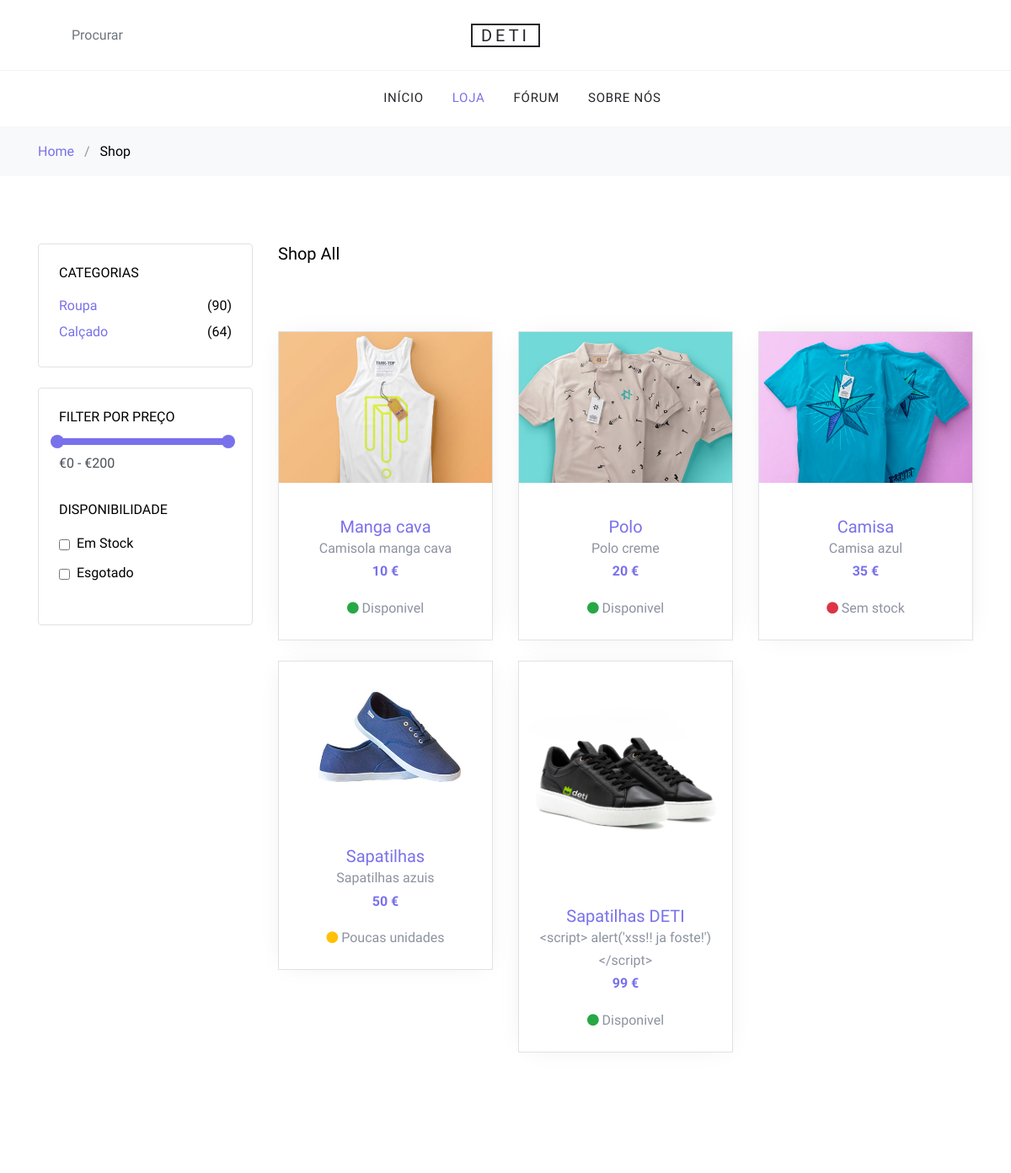
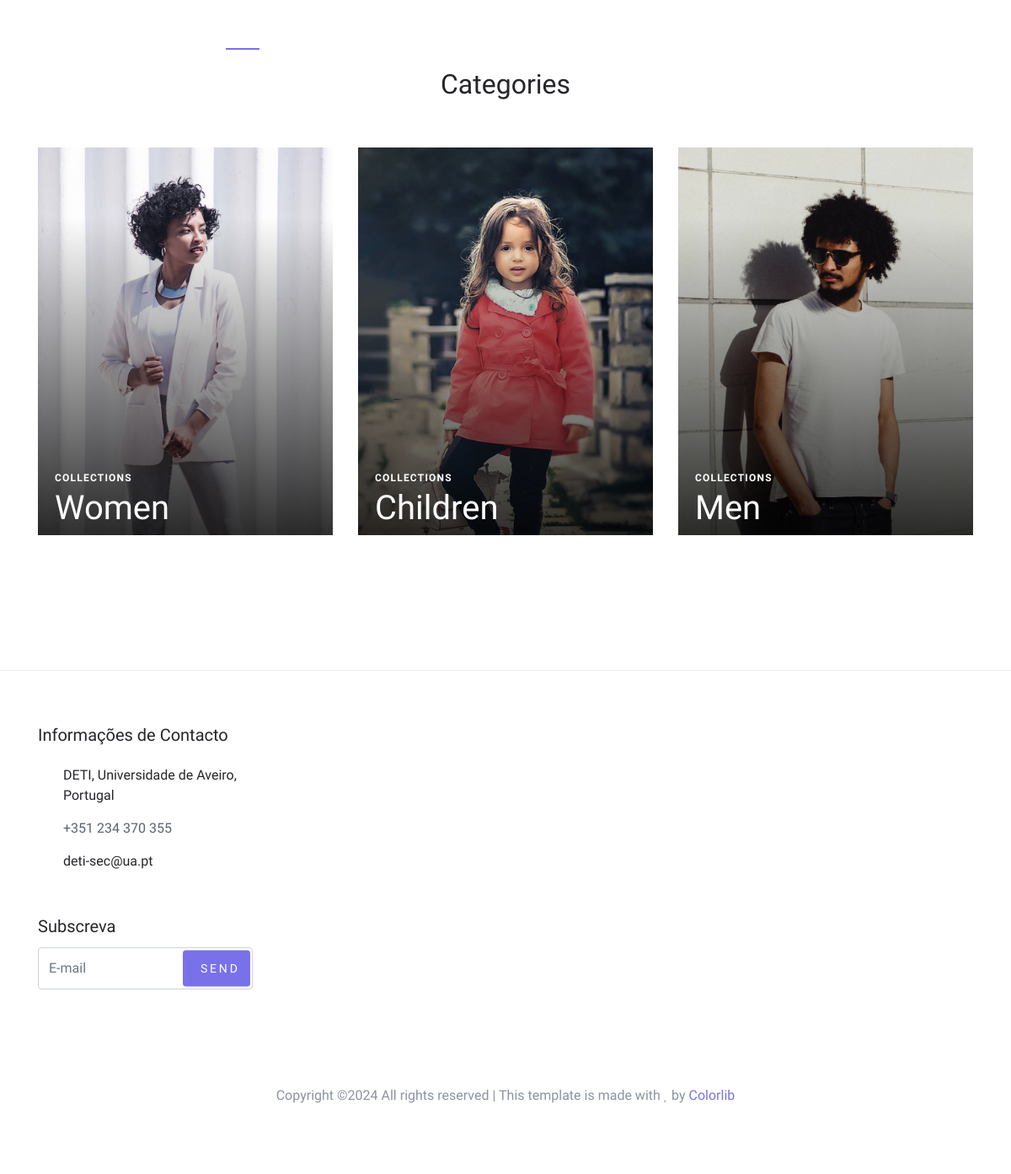
Page /shop on the committed database (2 pictures, top to bottom).
### tables this page shows
CREATE TABLE products (id integer primary key, name text, description text, price integer, stock integer, category text, product_image text);

### app.py (the view)
@app.route("/shop")
def shop():
    name = request.args.get("name", default="")
    range = request.args.get("range", default="0 - 500")
    range = re.findall('\d+', range)
    show_available = request.args.get("show_available", default=True, type=is_it_true)
    show_out_of_stock = request.args.get("show_out_of_stock", default=True, type=is_it_true)
    category = request.args.get("category", default="%")
    db = DatabaseWrappers()
    items = db.get_products(name,
                            int(range[0]),
                            int(range[1]),
                            show_available,
                            show_out_of_stock,
                            category )
    print(items)
    if request.headers.get('X-Requested-With') == 'XMLHttpRequest':
        return json.dumps( {'data': items} )
    else:
        return render_template("shop.html", items=items, categories=db.get_categories(), active_cat=category, name=name if name!="" else None)

### dbwrappers.py (called while the page is built)
    def fetch_json(self):
        colname = [ d[0] for d in self.cursor.description ]
        result_list = [ dict(zip(colname, r)) for r in self.cursor.fetchall() ]
        return result_list

    def get_categories(self):
        self.cursor.execute(
            "SELECT category, SUM(stock)\n"
            "FROM products\n"
            "GROUP BY category\n"
            "ORDER BY SUM(stock) DESC"
        )
        return [(i[0].capitalize(), i[1]) for i in self.cursor.fetchall()]

### templates/shop.html (shortened to what this page needs)
{% extends "base.html" %}
{% set active_page = "shop" %}
{% block header%}
<link rel="stylesheet" href="https://cdnjs.cloudflare.com/ajax/libs/font-awesome/4.7.0/css/font-awesome.min.css">
{% endblock%}
{% block content %}
    <div class="bg-light py-3">
      <div class="container">
        <div class="row">
          <div class="col-md-12 mb-0"><a href="/">Home</a> <span class="mx-2 mb-0">/</span> <strong class="text-black">Shop</strong></div>
        </div>
      </div>
    </div>
    <div class="site-section">
      <div class="container">
        <div class="row mb-5">
          <div class="col-md-9 order-2">
            <div class="row">
              <div class="col-md-12 mb-5">
                <div class="float-md-left mb-4"><h2 class="text-black h5">Shop All</h2></div>
              </div>
            </div>
            <div id="item-list" class="row mb-5">
              {% for item in items %}
              <div class="col-sm-6 col-lg-4 mb-4" data-aos="fade-up">
                <div class="block-4 text-center border">
                  <figure class="block-4-image">
                    <a href="/product/{{ item.id }}"><img src="images/products/{{ item.product_image }}" alt="Image placeholder" class="img-fluid"></a>
                  </figure>
                  <div class="block-4-text p-4">
                    <h3><a href="/product/{{ item.id }}"> {{item.name}}</a></h3>
                    <p class="mb-0">{{item.description}}</p>
                    <p class="text-primary font-weight-bold">{{item.price}} €</p>
                    <p class="mb-0 availability-product">
                      {% if item.stock == 0%}
                        <i class="fa fa-circle text-danger" aria-hidden="true"></i>
                        <span>Sem stock</span>
                      {% elif item.stock <= 5%}
                        <i class="fa fa-circle text-warning" aria-hidden="true"></i>
                        <span>Poucas unidades</span>
                      {% else %}
                        <i class="fa fa-circle text-success" aria-hidden="true"></i>
                        <span>Disponivel</span>
                      {% endif %}
                    </p>
                  </div>
                </div>
              </div>
              {% endfor %}
            </div>
          </div>
          <div class="col-md-3 order-1 mb-5 mb-md-0">
            <div class="border p-4 rounded mb-4">
              <h3 class="mb-3 h6 text-uppercase text-black d-block">Categorias</h3>
              <ul class="list-unstyled mb-0">
                {% for i in categories %}
                  <li class="mb-1">
                    {% if i[0] == active_cat %}
                      <div class="d-flex">
                        <a href="/shop">(X)</a>
                        <span>{{ i[0] }}</span>
                        <span class="text-black ml-auto">({{ i[1] }})</span>
                      </div>
                    {% else %}
                      <a href="/shop?category={{ i[0] }}" class="d-flex">
                        <span>{{ i[0] }}</span> <span class="text-black ml-auto">({{ i[1] }})</span>
                      </a>
                    {% endif %}
                  </li>
                {% endfor %}
              </ul>
            </div>
            <div class="border p-4 rounded mb-4">
              <div class="mb-4">
                <h3 class="mb-3 h6 text-uppercase text-black d-block">Filter por Preço</h3>
                <div id="slider-range" class="border-primary slider-range-onclick"></div>
                <input type="text" name="text" id="amount" class="form-control border-0 pl-0 bg-white" disabled="" />
              </div>
              <div class="mb-4">
                <h3 class="mb-3 h6 text-uppercase text-black d-block">Disponibilidade</h3>
                <label for="s_sm" class="d-flex">
                  <input type="checkbox" id="show_available" class="mr-2 mt-1"> <span class="text-black">Em Stock</span>
                </label>
                <label for="s_md" class="d-flex">
                  <input type="checkbox" id="show_out_of_stock" class="mr-2 mt-1"> <span class="text-black">Esgotado</span>
                </label>
              </div>
            </div>
          </div>
        </div>
        <div class="row">
          <div class="col-md-12">
            <div class="site-section site-blocks-2">
                <div class="row justify-content-center text-center mb-5">
                  <div class="col-md-7 site-section-heading pt-4">
                    <h2>Categories</h2>
                  </div>
                </div>
                <div class="row">
                  <div class="col-sm-6 col-md-6 col-lg-4 mb-4 mb-lg-0" data-aos="fade" data-aos-delay="">
                    <a class="block-2-item" href="#">
                      <figure class="image">
                        <img src="images/women.jpg" alt="" class="img-fluid">
                      </figure>
                      <div class="text">
                        <span class="text-uppercase">Collections</span>
                        <h3>Women</h3>
                      </div>
                    </a>
                  </div>
                  <div class="col-sm-6 col-md-6 col-lg-4 mb-5 mb-lg-0" data-aos="fade" data-aos-delay="100">
                    <a class="block-2-item" href="#">
                      <figure class="image">
                        <img src="images/children.jpg" alt="" class="img-fluid">
                      </figure>
                      <div class="text">
                        <span class="text-uppercase">Collections</span>
                        <h3>Children</h3>
                      </div>
                    </a>
                  </div>
                  <div class="col-sm-6 col-md-6 col-lg-4 mb-5 mb-lg-0" data-aos="fade" data-aos-delay="200">
                    <a class="block-2-item" href="#">
                      <figure class="image">
                        <img src="images/men.jpg" alt="" class="img-fluid">
                      </figure>
                      <div class="text">
                        <span class="text-uppercase">Collections</span>
                        <h3>Men</h3>
                      </div>
                    </a>
                  </div>
                </div>
            </div>
          </div>
        </div>
      </div>
    </div>
{% endblock %}

### templates/base.html (shortened to what this page needs)
<!DOCTYPE html>
<html lang="en">
  <head>
    <link rel="stylesheet" href="{{ url_for( 'static', filename='fonts/icomoon/style.css') }}">
    <link rel="stylesheet" href="{{ url_for( 'static', filename='css/bootstrap.min.css') }}">
    <link rel="stylesheet" href="{{ url_for( 'static', filename='css/magnific-popup.css') }}">
    <link rel="stylesheet" href="{{ url_for( 'static', filename='css/jquery-ui.css') }}">
    <link rel="stylesheet" href="{{ url_for( 'static', filename='css/owl.carousel.min.css') }}">
    <link rel="stylesheet" href="{{ url_for( 'static', filename='css/owl.theme.default.min.css') }}">
    <link rel="stylesheet" href="{{ url_for( 'static', filename='css/aos.css') }}">
    <link rel="stylesheet" href="{{ url_for( 'static', filename='css/style.css') }}">
    {% block header%}
    {% endblock%}
  </head>
  <body>
  <div class="site-wrap">
    <header class="site-navbar" role="banner">
      <div class="site-navbar-top">
        <div class="container">
          <div class="row align-items-center">
            <div class="col-6 col-md-4 order-2 order-md-1 site-search-icon text-left">
              <form action="/search" class="site-block-top-search">
                <span class="icon icon-search2"></span>
                <input type="text" name="query" class="form-control border-0" placeholder="Procurar">
              </form>
            </div>
            <div class="col-12 mb-3 mb-md-0 col-md-4 order-1 order-md-2 text-center">
              <div class="site-logo">
                <a href="/" class="js-logo-clone">DETI</a>
              </div>
            </div>
            <div class="col-6 col-md-4 order-3 order-md-3 text-right">
              <div class="site-top-icons">
                  <ul>
                      {% if 'user_id' in session %}
                          <li class="dropdown">
                              <a href="#" class="dropdown-toggle" data-toggle="dropdown" aria-haspopup="true" aria-expanded="false">
                                  <span class="icon icon-person"></span>
                              </a>
                              <div class="dropdown-menu" aria-labelledby="dropdownMenuLink">
                                  <a class="dropdown-item" href="/user_profiles">Perfil</a>
                                  <a class="dropdown-item" href="/logout">Terminar Sessão</a>
                              </div>
                          </li>
                      {% else %}
                          <li><a href="/login"><span class="icon icon-person"></span></a></li>
                      {% endif %}
                      <li><a href="/cart" class="site-cart"><span class="icon icon-shopping_cart"></span></a></li>
                  </ul>
              </div>
          </div>
          </div>
        </div>
      </div>
      <nav class="site-navigation text-right text-md-center" role="navigation">
        <div class="container">
          <ul class="site-menu js-clone-nav d-none d-md-block">
            <li class="{{ 'active' if active_page == 'index' else '' }}"><a href="/">Início</a></li>
            <li class="{{ 'active' if active_page == 'shop' else '' }}"><a href="/shop">Loja</a></li>
            <li class="{{ 'active' if active_page == 'forum' else '' }}"><a href="/forum">Fórum</a></li>
            <li class="{{ 'active' if active_page == 'about' else '' }}"><a href="/about">Sobre nós</a></li>
          </ul>
        </div>
      </nav>
    </header>
    {% block content %}
    {% endblock %}
    <footer class="site-footer border-top">
      <div class="container">
        <div class="row">
          <div class="col-md-6 col-lg-3">
            <div class="block-5 mb-5">
              <h3 class="footer-heading mb-4">Informações de Contacto</h3>
              <ul class="list-unstyled">
                <li class="address">DETI, Universidade de Aveiro, Portugal</li>
                <li class="phone"><a href="tel://351234370355">+351 234 370 355</a></li>
                <li class="email">deti-sec@ua.pt</li>
              </ul>
            </div>
            <div class="block-7">
              <form action="#" method="post">
                <label for="email_subscribe" class="footer-heading">Subscreva</label>
                <div class="form-group">
                  <input type="text" class="form-control py-4" id="email_subscribe" placeholder="E-mail">
                  <input type="submit" class="btn btn-sm btn-primary" value="Send">
                </div>
              </form>
            </div>
          </div>
        </div>
        <div class="row pt-5 mt-5 text-center">
          <div class="col-md-12">
            <p>
            Copyright &copy; All rights reserved | This template is made with <i class="icon-heart" aria-hidden="true"></i> by <a href="https://colorlib.com" target="_blank" class="text-primary">Colorlib</a>
            </p>
          </div>
        </div>
      </div>
    </footer>
  </div>
  </body>
</html>

### rows in the picture
products: product_image (picture), name "Manga cava", description "Camisola manga cava", price "10", stock "Disponivel"
products: product_image (picture), name "Polo", description "Polo creme", price "20", stock "Disponivel"
products: product_image (picture), name "Camisa", description "Camisa azul", price "35", stock 0 (drawn)
products: product_image (picture), name "Sapatilhas", description "Sapatilhas azuis", price "50", stock "Poucas unidades"
products: product_image (picture), name "Sapatilhas DETI", description "<script> alert('xss!! ja foste!')</script>", price "99", stock "Disponivel"

### other values in the picture
{{ i[0] }} "Roupa" "Calçado"
{{ i[1] }} "90" "64"
